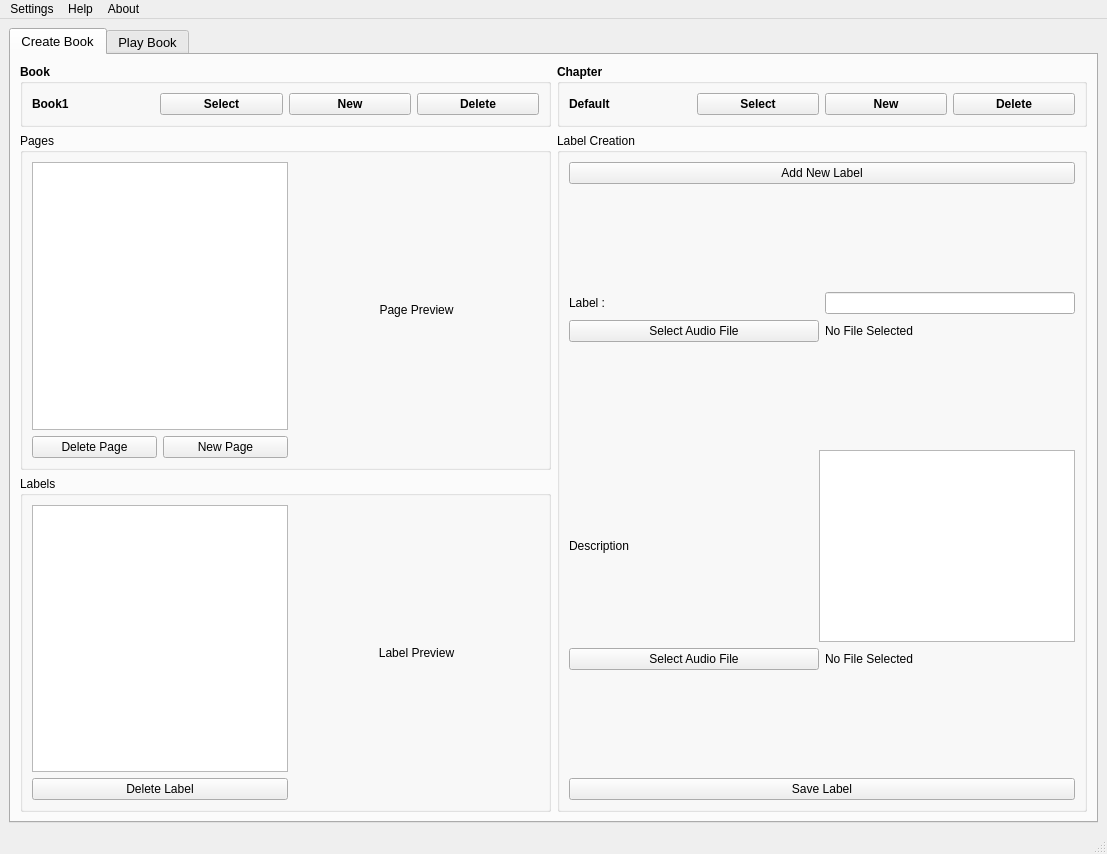
<?xml version="1.0" encoding="UTF-8"?>
<ui version="4.0">
 <class>MainWindow</class>
 <widget class="QMainWindow" name="MainWindow">
  <property name="geometry">
   <rect>
    <x>0</x>
    <y>0</y>
    <width>1107</width>
    <height>854</height>
   </rect>
  </property>
  <property name="minimumSize">
   <size>
    <width>640</width>
    <height>480</height>
   </size>
  </property>
  <property name="windowTitle">
   <string>Auducator</string>
  </property>
  <widget class="QWidget" name="centralwidget">
   <layout class="QVBoxLayout" name="verticalLayout">
    <item>
     <widget class="QTabWidget" name="tabWidget">
      <property name="sizePolicy">
       <sizepolicy hsizetype="Preferred" vsizetype="Preferred">
        <horstretch>0</horstretch>
        <verstretch>0</verstretch>
       </sizepolicy>
      </property>
      <property name="minimumSize">
       <size>
        <width>640</width>
        <height>480</height>
       </size>
      </property>
      <property name="sizeIncrement">
       <size>
        <width>1</width>
        <height>1</height>
       </size>
      </property>
      <property name="font">
       <font>
        <pointsize>10</pointsize>
       </font>
      </property>
      <property name="currentIndex">
       <number>0</number>
      </property>
      <widget class="QWidget" name="tab_2">
       <attribute name="title">
        <string>Create Book</string>
       </attribute>
       <layout class="QVBoxLayout" name="verticalLayout_6">
        <item>
         <layout class="QHBoxLayout" name="horizontalLayout_9">
          <item>
           <widget class="QGroupBox" name="groupBox_9">
            <property name="sizePolicy">
             <sizepolicy hsizetype="Preferred" vsizetype="Maximum">
              <horstretch>0</horstretch>
              <verstretch>0</verstretch>
             </sizepolicy>
            </property>
            <property name="minimumSize">
             <size>
              <width>0</width>
              <height>60</height>
             </size>
            </property>
            <property name="font">
             <font>
              <pointsize>9</pointsize>
              <weight>75</weight>
              <bold>true</bold>
             </font>
            </property>
            <property name="title">
             <string>Book</string>
            </property>
            <layout class="QHBoxLayout" name="horizontalLayout_11">
             <item>
              <widget class="QLabel" name="label_7">
               <property name="text">
                <string>Book1</string>
               </property>
              </widget>
             </item>
             <item>
              <widget class="QPushButton" name="pushButton">
               <property name="text">
                <string>Select</string>
               </property>
              </widget>
             </item>
             <item>
              <widget class="QPushButton" name="pushButton_4">
               <property name="text">
                <string>New</string>
               </property>
              </widget>
             </item>
             <item>
              <widget class="QPushButton" name="pushButton_5">
               <property name="text">
                <string>Delete</string>
               </property>
              </widget>
             </item>
            </layout>
           </widget>
          </item>
          <item>
           <widget class="QGroupBox" name="groupBox_10">
            <property name="sizePolicy">
             <sizepolicy hsizetype="Preferred" vsizetype="Maximum">
              <horstretch>0</horstretch>
              <verstretch>0</verstretch>
             </sizepolicy>
            </property>
            <property name="minimumSize">
             <size>
              <width>0</width>
              <height>60</height>
             </size>
            </property>
            <property name="font">
             <font>
              <pointsize>9</pointsize>
              <weight>75</weight>
              <bold>true</bold>
             </font>
            </property>
            <property name="title">
             <string>Chapter</string>
            </property>
            <layout class="QHBoxLayout" name="horizontalLayout_12">
             <item>
              <widget class="QLabel" name="label_8">
               <property name="text">
                <string>Default</string>
               </property>
              </widget>
             </item>
             <item>
              <widget class="QPushButton" name="pushButton_3">
               <property name="text">
                <string>Select</string>
               </property>
              </widget>
             </item>
             <item>
              <widget class="QPushButton" name="pushButton_6">
               <property name="text">
                <string>New</string>
               </property>
              </widget>
             </item>
             <item>
              <widget class="QPushButton" name="pushButton_7">
               <property name="text">
                <string>Delete</string>
               </property>
              </widget>
             </item>
            </layout>
           </widget>
          </item>
         </layout>
        </item>
        <item>
         <layout class="QHBoxLayout" name="horizontalLayout_10">
          <item>
           <layout class="QVBoxLayout" name="verticalLayout_7">
            <item>
             <widget class="QGroupBox" name="groupBox_12">
              <property name="font">
               <font>
                <pointsize>9</pointsize>
               </font>
              </property>
              <property name="title">
               <string>Pages</string>
              </property>
              <layout class="QHBoxLayout" name="horizontalLayout_7">
               <item>
                <layout class="QVBoxLayout" name="verticalLayout_8">
                 <item>
                  <widget class="QListView" name="listView_2">
                   <property name="sizePolicy">
                    <sizepolicy hsizetype="Preferred" vsizetype="Expanding">
                     <horstretch>0</horstretch>
                     <verstretch>0</verstretch>
                    </sizepolicy>
                   </property>
                  </widget>
                 </item>
                 <item>
                  <layout class="QHBoxLayout" name="horizontalLayout_30">
                   <item>
                    <widget class="QPushButton" name="pushButton_2">
                     <property name="text">
                      <string>Delete Page</string>
                     </property>
                    </widget>
                   </item>
                   <item>
                    <widget class="QPushButton" name="pushButton_8">
                     <property name="text">
                      <string>New Page</string>
                     </property>
                    </widget>
                   </item>
                  </layout>
                 </item>
                </layout>
               </item>
               <item>
                <widget class="QLabel" name="label_10">
                 <property name="sizePolicy">
                  <sizepolicy hsizetype="Preferred" vsizetype="Preferred">
                   <horstretch>0</horstretch>
                   <verstretch>0</verstretch>
                  </sizepolicy>
                 </property>
                 <property name="text">
                  <string>Page Preview</string>
                 </property>
                 <property name="alignment">
                  <set>Qt::AlignCenter</set>
                 </property>
                </widget>
               </item>
              </layout>
             </widget>
            </item>
            <item>
             <widget class="QGroupBox" name="groupBox_13">
              <property name="font">
               <font>
                <pointsize>9</pointsize>
               </font>
              </property>
              <property name="title">
               <string>Labels</string>
              </property>
              <layout class="QHBoxLayout" name="horizontalLayout_8">
               <item>
                <layout class="QVBoxLayout" name="verticalLayout_9">
                 <item>
                  <widget class="QListView" name="listView_3">
                   <property name="sizePolicy">
                    <sizepolicy hsizetype="Preferred" vsizetype="Expanding">
                     <horstretch>0</horstretch>
                     <verstretch>0</verstretch>
                    </sizepolicy>
                   </property>
                  </widget>
                 </item>
                 <item>
                  <widget class="QPushButton" name="pushButton_16">
                   <property name="text">
                    <string>Delete Label</string>
                   </property>
                  </widget>
                 </item>
                </layout>
               </item>
               <item>
                <widget class="QLabel" name="label_11">
                 <property name="text">
                  <string>Label Preview</string>
                 </property>
                 <property name="alignment">
                  <set>Qt::AlignCenter</set>
                 </property>
                </widget>
               </item>
              </layout>
             </widget>
            </item>
           </layout>
          </item>
          <item>
           <widget class="QGroupBox" name="groupBox_11">
            <property name="sizePolicy">
             <sizepolicy hsizetype="Preferred" vsizetype="Expanding">
              <horstretch>0</horstretch>
              <verstretch>0</verstretch>
             </sizepolicy>
            </property>
            <property name="font">
             <font>
              <pointsize>9</pointsize>
             </font>
            </property>
            <property name="title">
             <string>Label Creation</string>
            </property>
            <layout class="QVBoxLayout" name="verticalLayout_10">
             <item>
              <widget class="QPushButton" name="pushButton_17">
               <property name="text">
                <string>Add New Label</string>
               </property>
              </widget>
             </item>
             <item>
              <widget class="QLabel" name="spacer1_2">
               <property name="sizePolicy">
                <sizepolicy hsizetype="Preferred" vsizetype="Expanding">
                 <horstretch>0</horstretch>
                 <verstretch>0</verstretch>
                </sizepolicy>
               </property>
               <property name="text">
                <string/>
               </property>
               <property name="alignment">
                <set>Qt::AlignCenter</set>
               </property>
              </widget>
             </item>
             <item>
              <layout class="QHBoxLayout" name="horizontalLayout_13">
               <item>
                <widget class="QLabel" name="label_18">
                 <property name="text">
                  <string>Label : </string>
                 </property>
                </widget>
               </item>
               <item>
                <widget class="QLineEdit" name="lineEdit_2">
                 <property name="sizePolicy">
                  <sizepolicy hsizetype="Preferred" vsizetype="Fixed">
                   <horstretch>0</horstretch>
                   <verstretch>0</verstretch>
                  </sizepolicy>
                 </property>
                </widget>
               </item>
              </layout>
             </item>
             <item>
              <layout class="QHBoxLayout" name="horizontalLayout_14">
               <item>
                <widget class="QPushButton" name="pushButton_19">
                 <property name="text">
                  <string>Select Audio File</string>
                 </property>
                </widget>
               </item>
               <item>
                <widget class="QLabel" name="label_13">
                 <property name="text">
                  <string>No File Selected</string>
                 </property>
                </widget>
               </item>
              </layout>
             </item>
             <item>
              <widget class="QLabel" name="spacer2_2">
               <property name="sizePolicy">
                <sizepolicy hsizetype="Preferred" vsizetype="Expanding">
                 <horstretch>0</horstretch>
                 <verstretch>0</verstretch>
                </sizepolicy>
               </property>
               <property name="text">
                <string/>
               </property>
               <property name="alignment">
                <set>Qt::AlignCenter</set>
               </property>
              </widget>
             </item>
             <item>
              <layout class="QHBoxLayout" name="horizontalLayout_15">
               <item>
                <widget class="QLabel" name="label_15">
                 <property name="text">
                  <string>Description</string>
                 </property>
                </widget>
               </item>
               <item>
                <widget class="QTextEdit" name="textEdit">
                 <property name="sizePolicy">
                  <sizepolicy hsizetype="Preferred" vsizetype="Preferred">
                   <horstretch>0</horstretch>
                   <verstretch>0</verstretch>
                  </sizepolicy>
                 </property>
                </widget>
               </item>
              </layout>
             </item>
             <item>
              <layout class="QHBoxLayout" name="horizontalLayout_16">
               <item>
                <widget class="QPushButton" name="pushButton_20">
                 <property name="text">
                  <string>Select Audio File</string>
                 </property>
                </widget>
               </item>
               <item>
                <widget class="QLabel" name="label_16">
                 <property name="text">
                  <string>No File Selected</string>
                 </property>
                </widget>
               </item>
              </layout>
             </item>
             <item>
              <widget class="QLabel" name="spacer3_2">
               <property name="sizePolicy">
                <sizepolicy hsizetype="Preferred" vsizetype="Expanding">
                 <horstretch>0</horstretch>
                 <verstretch>0</verstretch>
                </sizepolicy>
               </property>
               <property name="text">
                <string/>
               </property>
               <property name="alignment">
                <set>Qt::AlignCenter</set>
               </property>
              </widget>
             </item>
             <item>
              <widget class="QPushButton" name="pushButton_21">
               <property name="text">
                <string>Save Label</string>
               </property>
              </widget>
             </item>
            </layout>
           </widget>
          </item>
         </layout>
        </item>
       </layout>
      </widget>
      <widget class="QWidget" name="tab">
       <attribute name="title">
        <string>Play Book</string>
       </attribute>
       <layout class="QVBoxLayout" name="verticalLayout_16">
        <item>
         <layout class="QHBoxLayout" name="horizontalLayout_17">
          <item>
           <widget class="QGroupBox" name="groupBox_6">
            <property name="sizePolicy">
             <sizepolicy hsizetype="Preferred" vsizetype="Maximum">
              <horstretch>0</horstretch>
              <verstretch>0</verstretch>
             </sizepolicy>
            </property>
            <property name="baseSize">
             <size>
              <width>0</width>
              <height>60</height>
             </size>
            </property>
            <property name="font">
             <font>
              <pointsize>9</pointsize>
              <weight>75</weight>
              <bold>true</bold>
             </font>
            </property>
            <property name="title">
             <string>Book</string>
            </property>
            <layout class="QHBoxLayout" name="horizontalLayout_18">
             <item>
              <widget class="QLabel" name="label_19">
               <property name="text">
                <string>Book1</string>
               </property>
              </widget>
             </item>
             <item>
              <widget class="QPushButton" name="pushButton_18">
               <property name="sizePolicy">
                <sizepolicy hsizetype="Minimum" vsizetype="Preferred">
                 <horstretch>0</horstretch>
                 <verstretch>0</verstretch>
                </sizepolicy>
               </property>
               <property name="text">
                <string>Select</string>
               </property>
              </widget>
             </item>
            </layout>
           </widget>
          </item>
          <item>
           <widget class="QGroupBox" name="groupBox_7">
            <property name="sizePolicy">
             <sizepolicy hsizetype="Preferred" vsizetype="Maximum">
              <horstretch>0</horstretch>
              <verstretch>0</verstretch>
             </sizepolicy>
            </property>
            <property name="baseSize">
             <size>
              <width>0</width>
              <height>60</height>
             </size>
            </property>
            <property name="font">
             <font>
              <pointsize>9</pointsize>
              <weight>75</weight>
              <bold>true</bold>
             </font>
            </property>
            <property name="title">
             <string>GroupBox</string>
            </property>
            <layout class="QHBoxLayout" name="horizontalLayout_19">
             <item>
              <widget class="QLabel" name="label_20">
               <property name="text">
                <string>Default</string>
               </property>
              </widget>
             </item>
             <item>
              <widget class="QPushButton" name="pushButton_22">
               <property name="sizePolicy">
                <sizepolicy hsizetype="Minimum" vsizetype="Preferred">
                 <horstretch>0</horstretch>
                 <verstretch>0</verstretch>
                </sizepolicy>
               </property>
               <property name="text">
                <string>Select</string>
               </property>
              </widget>
             </item>
            </layout>
           </widget>
          </item>
         </layout>
        </item>
        <item>
         <layout class="QHBoxLayout" name="horizontalLayout_20">
          <item>
           <widget class="QGroupBox" name="groupBox_8">
            <property name="font">
             <font>
              <pointsize>9</pointsize>
             </font>
            </property>
            <property name="title">
             <string>Pages</string>
            </property>
            <layout class="QVBoxLayout" name="verticalLayout_12">
             <item>
              <layout class="QHBoxLayout" name="horizontalLayout_22">
               <item>
                <widget class="QListWidget" name="listWidget">
                 <property name="sizePolicy">
                  <sizepolicy hsizetype="Preferred" vsizetype="Expanding">
                   <horstretch>0</horstretch>
                   <verstretch>0</verstretch>
                  </sizepolicy>
                 </property>
                </widget>
               </item>
               <item>
                <widget class="QLabel" name="label_23">
                 <property name="text">
                  <string>Page Preview</string>
                 </property>
                 <property name="alignment">
                  <set>Qt::AlignCenter</set>
                 </property>
                </widget>
               </item>
              </layout>
             </item>
             <item>
              <layout class="QHBoxLayout" name="horizontalLayout_23">
               <item>
                <widget class="QPushButton" name="pushButton_23">
                 <property name="sizePolicy">
                  <sizepolicy hsizetype="Minimum" vsizetype="Preferred">
                   <horstretch>0</horstretch>
                   <verstretch>0</verstretch>
                  </sizepolicy>
                 </property>
                 <property name="text">
                  <string>Auto Play</string>
                 </property>
                </widget>
               </item>
               <item>
                <widget class="QPushButton" name="pushButton_24">
                 <property name="sizePolicy">
                  <sizepolicy hsizetype="Minimum" vsizetype="Preferred">
                   <horstretch>0</horstretch>
                   <verstretch>0</verstretch>
                  </sizepolicy>
                 </property>
                 <property name="text">
                  <string>Play Page</string>
                 </property>
                </widget>
               </item>
              </layout>
             </item>
            </layout>
           </widget>
          </item>
          <item>
           <layout class="QVBoxLayout" name="verticalLayout_11">
            <item>
             <widget class="QGroupBox" name="groupBox_14">
              <property name="font">
               <font>
                <pointsize>9</pointsize>
               </font>
              </property>
              <property name="title">
               <string>Tracking Option</string>
              </property>
              <layout class="QVBoxLayout" name="verticalLayout_14">
               <item>
                <layout class="QHBoxLayout" name="horizontalLayout_24">
                 <item>
                  <widget class="QPushButton" name="pushButton_25">
                   <property name="sizePolicy">
                    <sizepolicy hsizetype="Minimum" vsizetype="Fixed">
                     <horstretch>0</horstretch>
                     <verstretch>0</verstretch>
                    </sizepolicy>
                   </property>
                   <property name="minimumSize">
                    <size>
                     <width>0</width>
                     <height>40</height>
                    </size>
                   </property>
                   <property name="text">
                    <string>Test Color Detection</string>
                   </property>
                  </widget>
                 </item>
                 <item>
                  <widget class="QPushButton" name="pushButton_26">
                   <property name="sizePolicy">
                    <sizepolicy hsizetype="Minimum" vsizetype="Fixed">
                     <horstretch>0</horstretch>
                     <verstretch>0</verstretch>
                    </sizepolicy>
                   </property>
                   <property name="minimumSize">
                    <size>
                     <width>0</width>
                     <height>40</height>
                    </size>
                   </property>
                   <property name="text">
                    <string>Test Page Detection</string>
                   </property>
                  </widget>
                 </item>
                 <item>
                  <widget class="QPushButton" name="pushButton_27">
                   <property name="sizePolicy">
                    <sizepolicy hsizetype="Minimum" vsizetype="Fixed">
                     <horstretch>0</horstretch>
                     <verstretch>0</verstretch>
                    </sizepolicy>
                   </property>
                   <property name="minimumSize">
                    <size>
                     <width>0</width>
                     <height>40</height>
                    </size>
                   </property>
                   <property name="text">
                    <string>View Finder</string>
                   </property>
                  </widget>
                 </item>
                </layout>
               </item>
               <item>
                <layout class="QHBoxLayout" name="horizontalLayout_25">
                 <item>
                  <widget class="QLabel" name="label_24">
                   <property name="text">
                    <string>Voice Speed</string>
                   </property>
                  </widget>
                 </item>
                 <item>
                  <widget class="QComboBox" name="comboBox"/>
                 </item>
                </layout>
               </item>
               <item>
                <layout class="QVBoxLayout" name="verticalLayout_13">
                 <item>
                  <widget class="QCheckBox" name="checkBox">
                   <property name="text">
                    <string>View Tracking</string>
                   </property>
                  </widget>
                 </item>
                 <item>
                  <widget class="QCheckBox" name="checkBox_2">
                   <property name="text">
                    <string>GAME MODE</string>
                   </property>
                  </widget>
                 </item>
                </layout>
               </item>
               <item>
                <layout class="QHBoxLayout" name="horizontalLayout_26">
                 <item>
                  <widget class="QRadioButton" name="radioButton">
                   <property name="text">
                    <string>MALE Voice</string>
                   </property>
                  </widget>
                 </item>
                 <item>
                  <widget class="QRadioButton" name="radioButton_2">
                   <property name="text">
                    <string>FEMALE Voice</string>
                   </property>
                  </widget>
                 </item>
                </layout>
               </item>
              </layout>
             </widget>
            </item>
            <item>
             <widget class="QGroupBox" name="groupBox_15">
              <property name="font">
               <font>
                <pointsize>9</pointsize>
               </font>
              </property>
              <property name="title">
               <string>Now Playing</string>
              </property>
              <layout class="QVBoxLayout" name="verticalLayout_15">
               <item>
                <layout class="QHBoxLayout" name="horizontalLayout_27">
                 <item>
                  <widget class="QLabel" name="label_25">
                   <property name="sizePolicy">
                    <sizepolicy hsizetype="Preferred" vsizetype="Fixed">
                     <horstretch>0</horstretch>
                     <verstretch>0</verstretch>
                    </sizepolicy>
                   </property>
                   <property name="minimumSize">
                    <size>
                     <width>0</width>
                     <height>30</height>
                    </size>
                   </property>
                   <property name="text">
                    <string>PAGE : </string>
                   </property>
                  </widget>
                 </item>
                 <item>
                  <widget class="QLabel" name="label_26">
                   <property name="sizePolicy">
                    <sizepolicy hsizetype="Preferred" vsizetype="Fixed">
                     <horstretch>0</horstretch>
                     <verstretch>0</verstretch>
                    </sizepolicy>
                   </property>
                   <property name="minimumSize">
                    <size>
                     <width>0</width>
                     <height>30</height>
                    </size>
                   </property>
                   <property name="text">
                    <string>Yolo</string>
                   </property>
                  </widget>
                 </item>
                </layout>
               </item>
               <item>
                <layout class="QHBoxLayout" name="horizontalLayout_28">
                 <item>
                  <widget class="QLabel" name="label_28">
                   <property name="sizePolicy">
                    <sizepolicy hsizetype="Preferred" vsizetype="Fixed">
                     <horstretch>0</horstretch>
                     <verstretch>0</verstretch>
                    </sizepolicy>
                   </property>
                   <property name="minimumSize">
                    <size>
                     <width>0</width>
                     <height>30</height>
                    </size>
                   </property>
                   <property name="text">
                    <string>LABEL : </string>
                   </property>
                  </widget>
                 </item>
                 <item>
                  <widget class="QLabel" name="label_27">
                   <property name="minimumSize">
                    <size>
                     <width>0</width>
                     <height>30</height>
                    </size>
                   </property>
                   <property name="text">
                    <string>Lol</string>
                   </property>
                  </widget>
                 </item>
                </layout>
               </item>
               <item>
                <layout class="QHBoxLayout" name="horizontalLayout_29">
                 <item>
                  <widget class="QLabel" name="label_29">
                   <property name="sizePolicy">
                    <sizepolicy hsizetype="Preferred" vsizetype="Ignored">
                     <horstretch>0</horstretch>
                     <verstretch>0</verstretch>
                    </sizepolicy>
                   </property>
                   <property name="text">
                    <string>TextLabel</string>
                   </property>
                  </widget>
                 </item>
                 <item>
                  <widget class="QLabel" name="label_30">
                   <property name="text">
                    <string>TextLabel</string>
                   </property>
                  </widget>
                 </item>
                </layout>
               </item>
              </layout>
             </widget>
            </item>
           </layout>
          </item>
         </layout>
        </item>
       </layout>
      </widget>
     </widget>
    </item>
   </layout>
  </widget>
  <widget class="QMenuBar" name="menubar">
   <property name="geometry">
    <rect>
     <x>0</x>
     <y>0</y>
     <width>1107</width>
     <height>26</height>
    </rect>
   </property>
   <widget class="QMenu" name="menuSettings">
    <property name="title">
     <string>Settings</string>
    </property>
    <addaction name="actionChange_Color"/>
    <addaction name="actionChange_picture_Size"/>
    <addaction name="actionSet_Default_Path"/>
    <addaction name="actionSet_Custom_Colour"/>
    <addaction name="actionSet_Tracking_Rate"/>
   </widget>
   <widget class="QMenu" name="menuHelp">
    <property name="title">
     <string>Help</string>
    </property>
    <addaction name="actionSearch"/>
    <addaction name="actionHow_to_use"/>
   </widget>
   <widget class="QMenu" name="menuAbout">
    <property name="title">
     <string>About</string>
    </property>
    <addaction name="actionInfo"/>
    <addaction name="actionFeedback"/>
    <addaction name="actionCredits"/>
    <addaction name="actionContact"/>
   </widget>
   <addaction name="menuSettings"/>
   <addaction name="menuHelp"/>
   <addaction name="menuAbout"/>
  </widget>
  <widget class="QStatusBar" name="statusbar"/>
  <action name="actionChange_Color">
   <property name="text">
    <string>Change Colour</string>
   </property>
  </action>
  <action name="actionChange_picture_Size">
   <property name="text">
    <string>Change picture Size</string>
   </property>
  </action>
  <action name="actionSet_Default_Path">
   <property name="text">
    <string>Set Default Path</string>
   </property>
  </action>
  <action name="actionSet_Custom_Colour">
   <property name="text">
    <string>Set Custom Colour</string>
   </property>
  </action>
  <action name="actionSet_Tracking_Rate">
   <property name="text">
    <string>Set Tracking Rate</string>
   </property>
  </action>
  <action name="actionSearch">
   <property name="text">
    <string>Search</string>
   </property>
  </action>
  <action name="actionHow_to_use">
   <property name="text">
    <string>How to use</string>
   </property>
  </action>
  <action name="actionInfo">
   <property name="text">
    <string>Info</string>
   </property>
  </action>
  <action name="actionFeedback">
   <property name="text">
    <string>Feedback</string>
   </property>
  </action>
  <action name="actionCredits">
   <property name="text">
    <string>Credits</string>
   </property>
  </action>
  <action name="actionContact">
   <property name="text">
    <string>Contact</string>
   </property>
  </action>
 </widget>
 <resources/>
 <connections/>
</ui>
